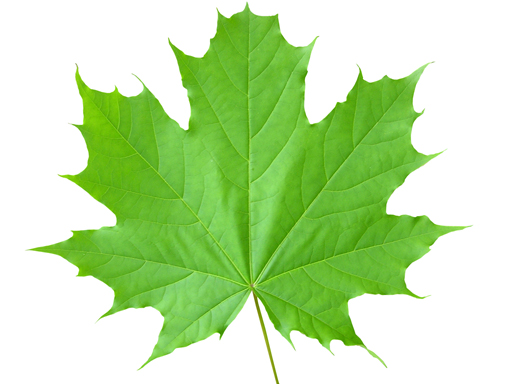
#> input picture lecture_examples/L_1.10/Maple.jpg, 512 x 384 px
$ python L10_vektor_circuit.py
#> lines starting #> are read from the running program, lines starting #| are printed output that depends on the picture
# --- Приклад_3 векторизація растрового зображення для визначення контуру -------------------
# -----------  Приклад_А векторизація піксельного зображення з бібліотекою PIL - ідеалізовано
from PIL import Image
from pylab import *
# -----------  кольорова векторізація з внутрішнім заповненням ---------------
# зчитування піксельного зображення в масив
im = array(Image.open('Maple.jpg').convert('L'))
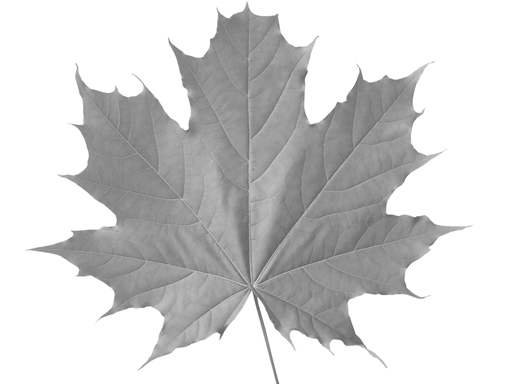
#> im: shape (384, 512); min 95, max 255, mean 209.9
# створити нову фігуру
figure()
# відобразити контур
contour(im, origin='image')
axis('equal')
show()
# -----------  монохромна векторізація без внутрішнього заповнення ---------------
im = array(Image.open('Maple.jpg').convert('L'))
# створити нову фігуру
figure()
# відобразити контур монохром без внутрішнього заповнення
contour(im, levels=[245], colors='black', origin='image')
axis('equal')
show()

# -----------  Приклад_В векторизація піксельного зображення з бібліотекою PIL - реально
# -----------  кольорова векторізація з внутрішнім заповненням ---------------
# зчитування піксельного зображення в масив
im = array(Image.open('Maple2.jpg').convert('L'))
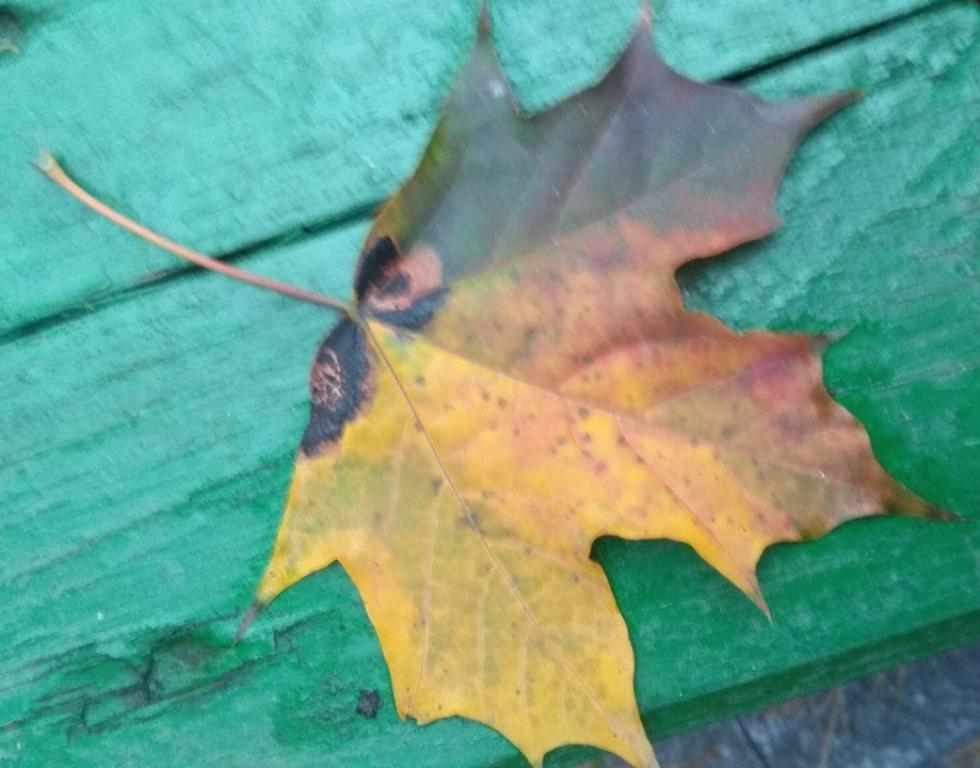
#> input picture lecture_examples/L_1.10/Maple2.jpg, 980 x 768 px
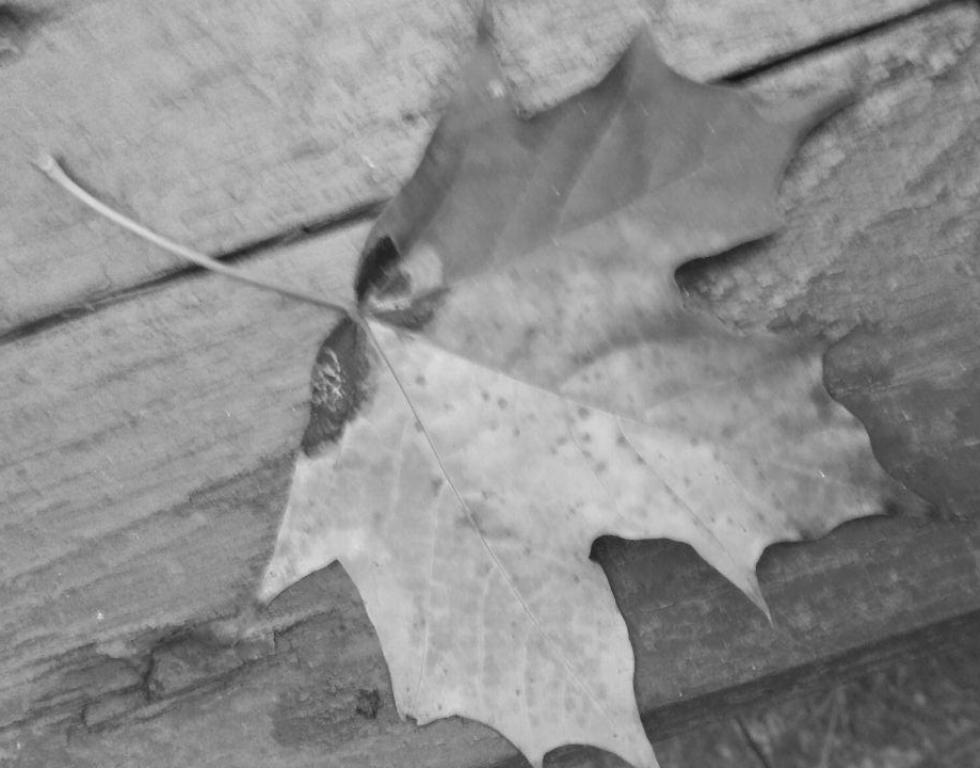
#> im: shape (768, 980); min 18, max 222, mean 141.4
# створити нову фігуру
figure()
# відобразити контур
contour(im, origin='image')
axis('equal')
show()
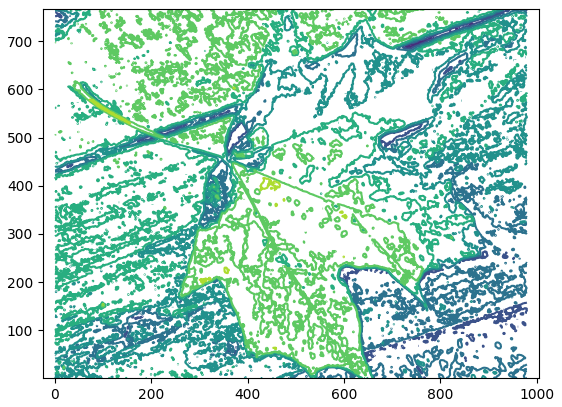
#> figure drawn by matplotlib, 1 panel
# -----------  монохромна векторізація без внутрішнього заповнення ---------------
im = array(Image.open('Maple2.jpg').convert('L'))
# створити нову фігуру
figure()
# відобразити контур монохром без внутрішнього заповнення
contour(im, levels=[100], colors='black', origin='image')
axis('equal')
show()
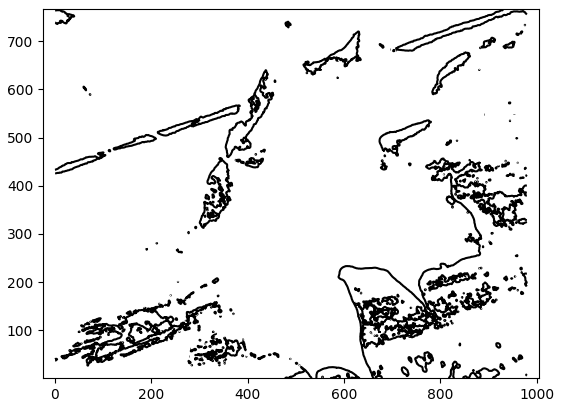
#> figure drawn by matplotlib, 1 panel

# -----------  Приклад_С векторизація піксельного зображення з бібліотекою PIL - оброблено
import random
from PIL import Image, ImageDraw
print('оберіть тип перетворення!')
print('0 - відтінки сірого')
print('1 - серпія')
print('2 - негатив')
print('3 - зашумлення')
print('4 - зміна яскравості')
print('5 - монохромне зображення')
mode = int(input('mode:')) # обрати тип перетворення зображення за номером.
#> the answer given: 1
image = Image.open("Maple2.jpg") # відкриття файлу зображення.
#> image is the input picture: PIL image 980x768 RGB; mean R, G, B 107.2, 159.4, 138.8
draw = ImageDraw.Draw(image) # створення інструменту для малювання
width = image.size[0] # визначення ширини картинки
#> width = 980
height = image.size[1] # визначення висоти картинки
#> height = 768
pix = image.load() # отримання значень пікселей для картинки

#--------------------- відтінкі сірого ----------------------
if (mode == 0):
	print('------- триває перетворення --------------')
	for i in range(width):
		for j in range(height):
			a = pix[i, j][0]
			b = pix[i, j][1]
			c = pix[i, j][2]
			S = (a + b + c) // 3   # усередненя пікселів
			draw.point((i, j), (S, S, S))
#--------------------- серпія  ----------------------
if (mode == 1):
	print('------- ведіть коефіціент серпії --------------')
	depth = int(input('depth:'))
#> the answer given: 3
	print('------- триває перетворення --------------')
	for i in range(width):
		for j in range(height):  # підрахунок середнього значення кольорової гами - перетворення з коефіціентом
			a = pix[i, j][0]
			b = pix[i, j][1]
			c = pix[i, j][2]
			S = (a + b + c) // 3
			a = S + depth * 2
			b = S + depth
			c = S
			if (a > 255):
				a = 255
			if (b > 255):
				b = 255
			if (c > 255):
				c = 255
			draw.point((i, j), (a, b, c))
# ----------------------- негатив --------------------------
if (mode == 2):
	print('------- триває перетворення --------------')
	for i in range(width):
		for j in range(height):
			a = pix[i, j][0]
			b = pix[i, j][1]
			c = pix[i, j][2]
			draw.point((i, j), (255 - a, 255 - b, 255 - c)) # від кожного пікселя вичитається 256 - макс. значення для кольору
# --------------------------- зашумлення ------------------------
if (mode == 3):
	print('------- введіть коефіціент шуму --------------')
	factor = int(input('factor:'))
	print('------- триває перетворення --------------')
	for i in range(width):
		for j in range(height):
			rand = random.randint(-factor, factor)
			a = pix[i, j][0] + rand   # додавання рандомного числа
			b = pix[i, j][1] + rand
			c = pix[i, j][2] + rand
			if (a < 0):
				a = 0
			if (b < 0):
				b = 0
			if (c < 0):
				c = 0
			if (a > 255):
				a = 255
			if (b > 255):
				b = 255
			if (c > 255):
				c = 255
			draw.point((i, j), (a, b, c))
# --------------------------- зміна яскравості  ------------------------
if (mode == 4):
	print('введіть діапазон зміни яскравості: -100, +100')
	factor = int(input('factor:')) # наприклад в діапазоні +100, -100
	print('------- триває перетворення --------------')
	for i in range(width):
		for j in range(height):
			a = pix[i, j][0] + factor  # одавання яскравості
			b = pix[i, j][1] + factor
			c = pix[i, j][2] + factor
			if (a < 0):
				a = 0
			if (b < 0):
				b = 0
			if (c < 0):
				c = 0
			if (a > 255):
				a = 255
			if (b > 255):
				b = 255
			if (c > 255):
				c = 255
			draw.point((i, j), (a, b, c))
# --------------------------- монохромне зображення ------------------------
if (mode == 5):
	print('------ введіть коефіціент розрізнення, в діапазоні 50-100 ----------')
	factor = int(input('factor:'))
	print('------- триває перетворення --------------')
	for i in range(width):
		for j in range(height):
			a = pix[i, j][0]
			b = pix[i, j][1]
			c = pix[i, j][2]
			S = a + b + c
			if (S > (((255 + factor) // 2) * 3)): # рішення до якого з 2 кольорів поточне значення кольору ближче
				a, b, c = 255, 255, 255
			else:
				a, b, c = 0, 0, 0
			draw.point((i, j), (a, b, c))
# --------------------------- запис до трансформованого файлу ------------------------

image.save("Maple3.jpg", "JPEG")
del draw
print('------- перетворення завершене до файлу stop.jpg --------------')


# -----------  кольорова векторізація з внутрішнім заповненням ---------------
# зчитування піксельного зображення в масив
im = array(Image.open('Maple3.jpg').convert('L'))
# створити нову фігуру
figure()
# відобразити контур
contour(im, origin='image')
axis('equal')
show()
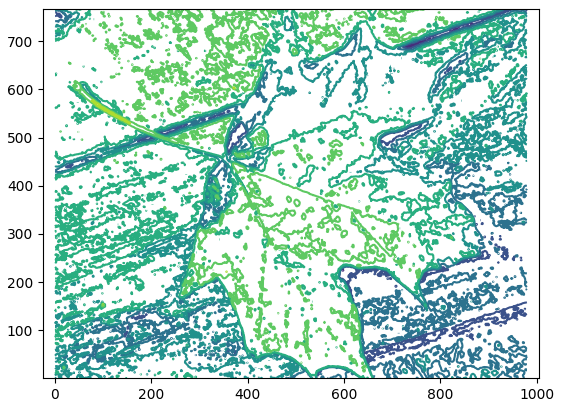
#> figure drawn by matplotlib, 1 panel

# -----------  монохромна векторізація без внутрішнього заповнення ---------------
im = array(Image.open('Maple3.jpg').convert('L'))
# створити нову фігуру
figure()
# відобразити контур монохром без внутрішнього заповнення
contour(im, levels=[100], colors='black', origin='image')
axis('equal')
show()
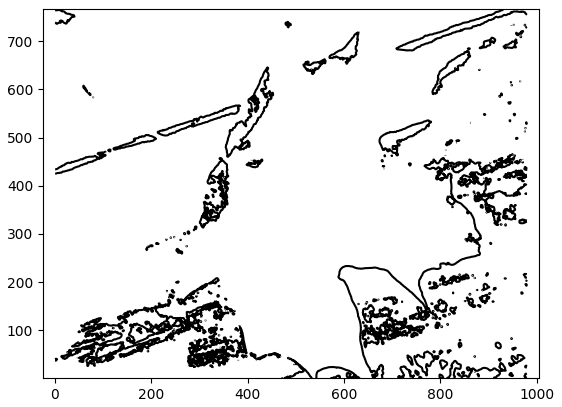
#> figure drawn by matplotlib, 1 panel
